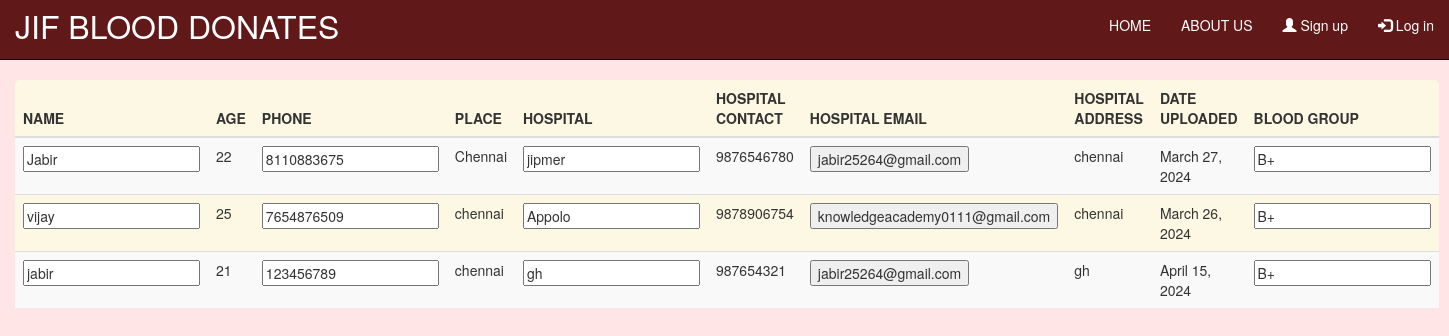
The page /b_plus on the database its author committed.
### app/models.py (models this page shows, shortened)
class Blood_stock(models.Model):
    bloodGroup = models.CharField(max_length=10)
    name = models.CharField(max_length=200)
    place = models.CharField(max_length = 200)
    hospital = models.CharField(max_length = 255,null=True)
    age = models.IntegerField(null=True)
    phone = models.IntegerField(null=True)
    date_uploaded = models.DateField(("Date"), default=date.today)
    hospital_num = models.IntegerField(null=True)
    hospital_add = models.CharField(max_length = 200,null=True)
    hospital_mail = models.EmailField(null=True)

### app/views.py (the view)
# urls.py: path('b_plus',views.b_plus,name='b_plus'),
def b_plus(request):
    a = Blood_stock.objects.filter(bloodGroup='B+').values()
    template = loader.get_template('b_plus.html')
    context={
        'a':a,
    }
    return HttpResponse(template.render(context,request))

### app/templates/b_plus.html (shortened to what this page needs)
{% extends 'index.html' %}
{% load crispy_forms_tags %}
{% block start %}
{% block content %}
<head>
</head>
<table class="table table-striped bg-warning table-hover">
    <thead>
      <tr>
        <th scope="col">NAME</th>
        <th scope="col">AGE</th>
        <th scope="col">PHONE</th>
        <th scope="col">PLACE</th>
        <th scope="col">HOSPITAL</th>
        <th scope="col">HOSPITAL CONTACT</th>
        <th scope="col">HOSPITAL EMAIL</th>
        <th scope="col">HOSPITAL ADDRESS</th>
        <th scope="col">DATE UPLOADED</th>
        <th scope="col">BLOOD GROUP</th>
      </tr>
    </thead>
    <tbody>
       <form method="POST" action={% url "eml" %}>
        {% for i in a %}
      <tr>
        <td><input type="text" for="name" name="name" value="{{i.name}}" readonly></td>
        <td>{{i.age}}</td>
        <td><input type="phone" for="phone" name="phone" value="{{i.phone}}" readonly></td>
        <td>{{i.place}}</td>
        <td><input type="text" for="hos" name="hos" value="{{i.hospital}}" readonly></td>
        <td>{{i.hospital_num}}</td>
        <td><input type="submit" for="tomail" name="tomail" value="{{i.hospital_mail}}" readonly></td>
        <td>{{i.hospital_add}}</td>
        <td>{{i.date_uploaded}}</td>
        <td><input type="text" for="bgrp" name="bgrp" value="{{i.bloodGroup}}" readonly></td>
        {% endfor %}
      </tr>
      </form>
    </tbody>
  </table>
{% endblock %}
{% endblock start %}

### app/static/css/index.css (style rules this page uses)
body { background-color: rgb(255, 229, 229); }

### app/templates/b_plus.html (style rules this page uses)
table { border-radius: 5px; margin-top:20px; }

### rows shown on the page
Blood_stock: name "Jabir", age "22", phone "8110883675", place "Chennai", hos "jipmer", hospital_num "9876546780", tomail "jabir25264@gmail.com", hospital_add "chennai", date_uploaded "March 27, 2024", bgrp "B+"
Blood_stock: name "vijay", age "25", phone "7654876509", place "chennai", hos "Appolo", hospital_num "9878906754", tomail "knowledgeacademy0111@gmail.com", hospital_add "chennai", date_uploaded "March 26, 2024", bgrp "B+"
Blood_stock: name "jabir", age "21", phone "123456789", place "chennai", hos "gh", hospital_num "987654321", tomail "jabir25264@gmail.com", hospital_add "gh", date_uploaded "April 15, 2024", bgrp "B+"
